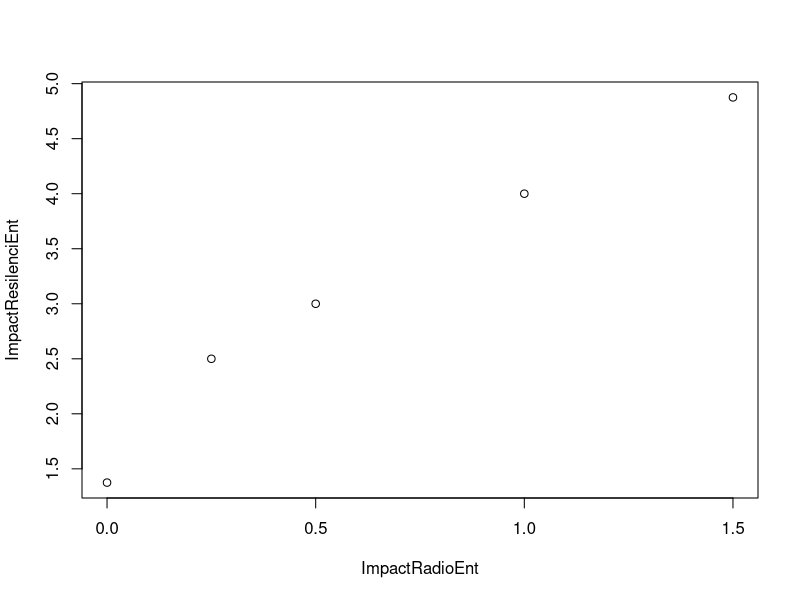
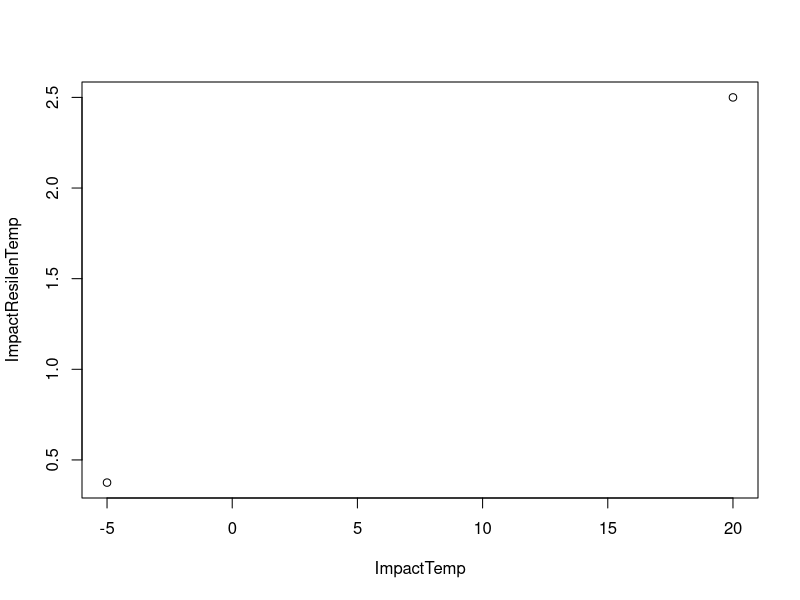

These charts were generated, in order, by the following R code:
## ---- chunk 1
#Medidas y cálculos----

#Son los valores iniciales y finales además de las fuerzas en los últimos dos puestos de cada vector
MedAcero <- c(50, 12.5, 1, 76, 8.5, 0.8, 2129, 3749) 
Sec0Ac <- MedAcero[2] * MedAcero[3]
SecfAc <- MedAcero[5] * MedAcero[6]
TensElAc <- MedAcero[7] / Sec0Ac
TensMaxAc <- MedAcero[8] / Sec0Ac
AlAc <- (MedAcero[4] - MedAcero[1]) / MedAcero[1]
ZAc <- (Sec0Ac - SecfAc) / Sec0Ac
  
MedCobre <- c(50, 12.5, 1, 70, 11, 0.9, 476, 2652)
Sec0Co <- MedCobre[2] * MedCobre[3]
SecfCo <- MedCobre[5] * MedCobre[6]
TensElCo <- MedCobre[7] / Sec0Co
TensMaxCo <- MedCobre[8] / SecfAc
AlCo <- (MedCobre[4] - MedCobre[1]) / MedCobre[1]
ZCo <- (Sec0Co -SecfCo) /Sec0Co

MedPolímero <- c(50, 10, 4, 350, 4.5, 1.2, 754.75, 972.27)
Sec0Pol <- MedPolímero[2] * MedPolímero[3]
SecfPol <- MedPolímero[5] * MedPolímero[6]
TensElPol <- MedPolímero[7] / Sec0Pol
TensMaxPol <- MedPolímero[8] / Sec0Pol
AlPol <- (MedPolímero[4] - MedPolímero[1]) / MedPolímero[1]
ZPol <- (Sec0Pol -SecfPol) / Sec0Pol


#Resultados finales----
Acero <- c(MedAcero[1:3], Sec0Ac, MedAcero[4:6], SecfAc, MedAcero[7], MedAcero[8], TensElAc, TensMaxAc, AlAc, ZAc)
Cobre <- c(MedCobre[1:3], Sec0Co, MedCobre[4:6], SecfCo, MedCobre[7], MedCobre[8], TensElCo, TensMaxCo, AlCo, ZCo)
Polímero<- c(MedPolímero[1:3], Sec0Pol, MedPolímero[4:6], SecfPol, MedPolímero[7], MedPolímero[8], TensElPol, TensMaxPol, AlPol, ZPol)


T.Tabla <- data.frame(Acero, Cobre, Polímero)
Tabla <- t(T.Tabla)
colnames(Tabla) <- c("Longitud inicial (mm)", "Anchura inicial (mm)", "Espesor inicial (mm)", "Sección inical (mm^2)", "Longitud final (mm)", "Anchura final (mm)", "Espesor final (mm)", "Sección final (mm^2)", "Fuerza elástica (N)", "Fuerza máxima (N)", "Tensión elástica (MPa)", "Tensión máxima (MPa)", "Alargamiento (%)", "Zona plástica (%)")
knitr::kable(Tabla)


#LOS RESULTADOS NO TERMINAN DE CONVENCERME
## ---- chunk 2

#Primero definimos todas las variables
ImpactProb1<-c("Sin entalla",20,100,28,28)
ImpactProb2<-c(0,20,80,1.1,1.375)
ImpactProb3<-c(0.25,20,80,2,2.5)
ImpactProb4<-c(0.5,20,80,2.4,3)
ImpactProb5<-c(1,20,80,3.2,4)
ImpactProb6<-c(1.5,20,80,3.9,4.875)
ImpactProb7<-c(0.25,-5,80,0.3,0.375)

ImpactRadioEnt<-c(0,0.25,0.5,1,1.5)
ImpactResilenciEnt<-c(1.375,2.5,3,4,4.875)

ImpactTemp<-c(-5,20)
ImpactResilenTemp<-c(0.375,2.5)



#Cada valor de los vectores corresponden a una probeta diferente

#Radio entalla
Radio <-c("Sin entalla",0,0.25,0.50,1,1.5,0.25)
#Temperatura
Temperatura<- c(20,20,20,20,20,20,-5)
#Sección
Sección <-c(100,80,80,80,80,80,80)
#Trabajo
Trabajo<-c(28,1.1,2,2.4,3.2,3.9,0.3)
#Resilencia
Resilencia<-c(28,1.375,2.5,3,3.4,4.875,0.375)

T.Tabla1 <- data.frame(Radio, Temperatura, Sección, Trabajo, Resilencia)
Tabla1 <- t(T.Tabla1)
colnames(Tabla1)<-c("Probeta1","Probeta1","Probeta1","Probeta1","Probeta1","Probeta1","Probeta1")
knitr::kable(Tabla1)

plot(ImpactRadioEnt,ImpactResilenciEnt)

plot(ImpactTemp,ImpactResilenTemp)
## ---- chunk 3

ElecCobre <- c(0.053, 2, 150, 100)
ElecLaton <- c(0.236, 2, 150, 100)
ElecAlumn <- c(0.090, 2, 150, 100)
ElecAl_Si_Mg <- c(0.165, 2, 150, 100)
ElecAcero <- c(0.477, 2, 150, 100)
ElecAceroInox <- c(2.396, 2, 150, 100)
T_TablaElec <- data.frame(ElecCobre, ElecLaton, ElecAlumn, ElecAl_Si_Mg, ElecAcero, ElecAceroInox)
TablaElec <- t(T_TablaElec)
rownames(TablaElec) <- c('Cobre', 'Latón (60%  Cu - 40% Zn', 'Aluminio', 'Aleación Al-Si-Mg', 'Acero (0.4% C)', 'Acero inoxidable (18% Cr - 8% Ni)')
colnames(TablaElec) <- c('V (mv)', 'I (A)', 'L (mm)', 'S (mm^2)')
knitr::kable(TablaElec)


ElecCobre2 <- c(0.053, 2, 150)
ElecLaton2 <- c(0.236, 2, 150)
ElecAlumn2 <- c(0.090, 2, 150)
ElecAl_Si_Mg2 <- c(0.165, 2, 150)
ElecAcero2 <- c(0.477, 2, 150)
ElecAceroInox2 <- c(2.396, 2, 150)
T_TablaElec2 <- data.frame(ElecCobre2, ElecLaton2, ElecAlumn2, ElecAl_Si_Mg2, ElecAcero2, ElecAceroInox2)
TablaElec2 <- t(T_TablaElec2)
rownames(TablaElec2) <- c('Cobre', 'Latón (60%  Cu - 40% Zn', 'Aluminio', 'Aleación Al-Si-Mg', 'Acero (0.4% C)', 'Acero inoxidable (18% Cr - 8% Ni)')
colnames(TablaElec2) <- c('Resistividad', 'a', 'a')
knitr::kable(TablaElec2)

